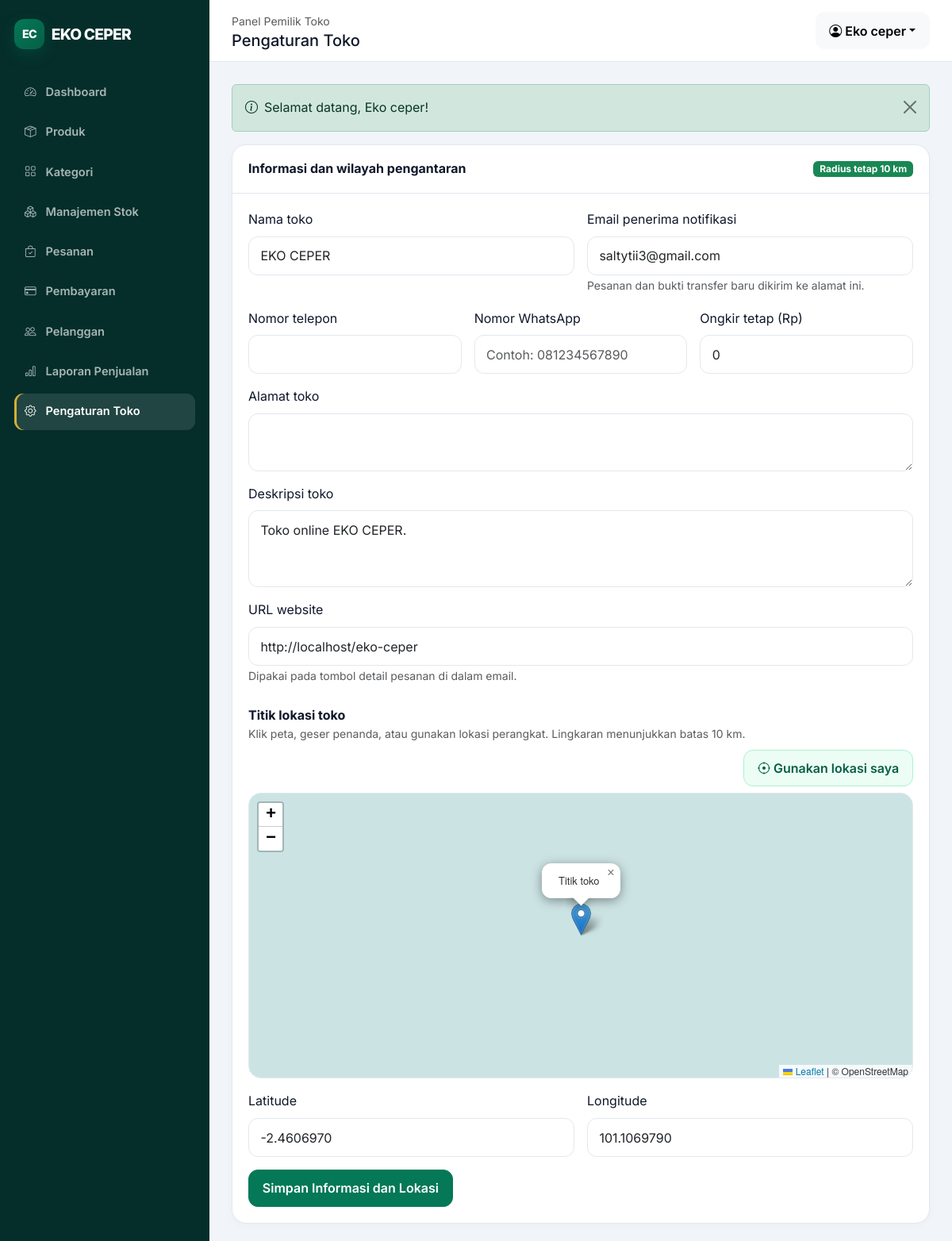
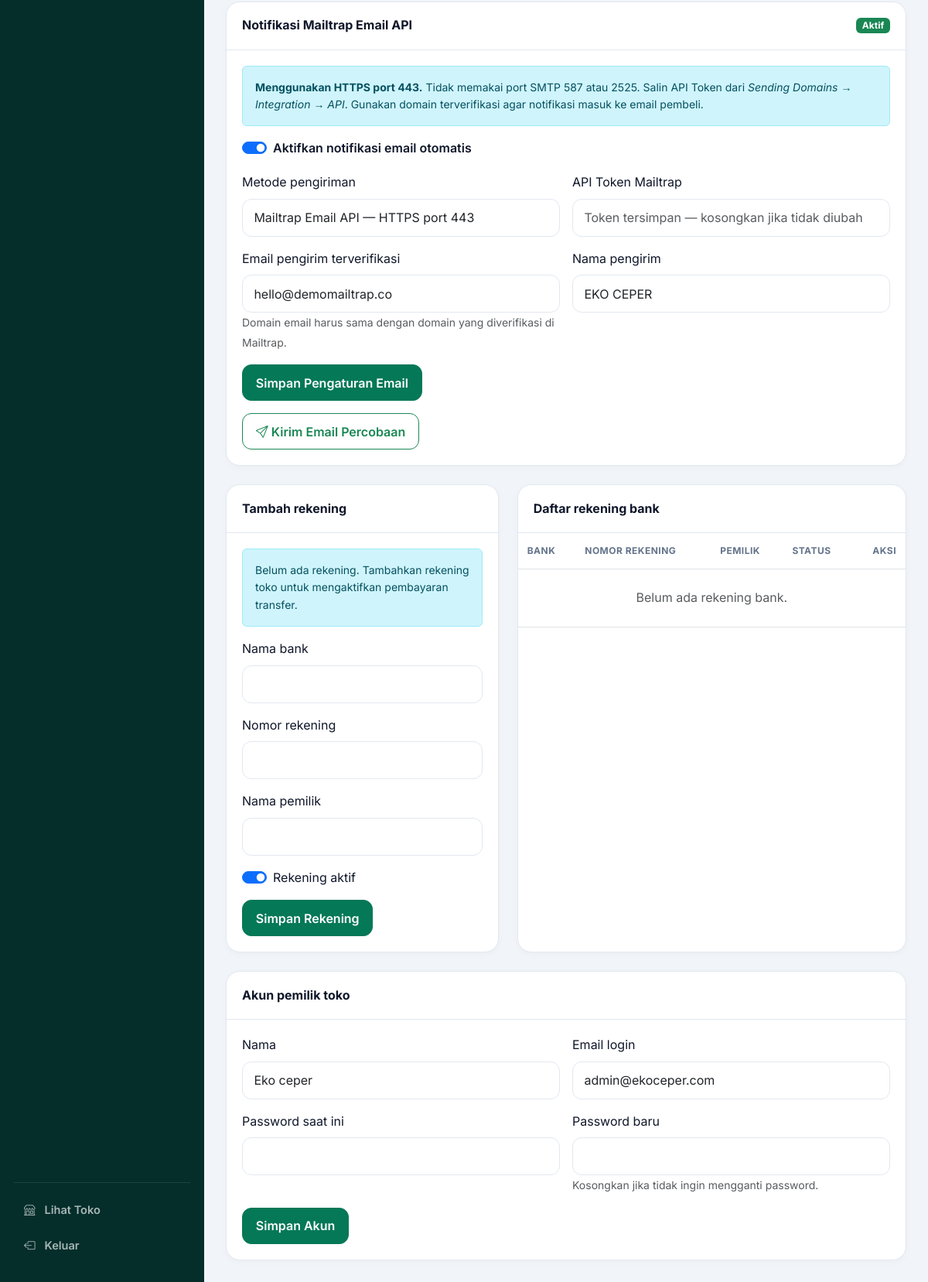
Screenshot of /admin/settings.php (signed in) with the database file from the repository (2 pictures, top to bottom).
### tables this page shows
CREATE TABLE `store_settings` (
  `id` bigint(20) UNSIGNED NOT NULL,
  `setting_key` varchar(100) NOT NULL,
  `setting_value` text DEFAULT NULL
);

CREATE TABLE `users` (
  `id` bigint(20) UNSIGNED NOT NULL,
  `name` varchar(120) NOT NULL,
  `email` varchar(190) NOT NULL,
  `phone` varchar(30) NOT NULL,
  `password` varchar(255) NOT NULL,
  `role` enum('admin','customer') NOT NULL DEFAULT 'customer',
  `login_attempts` tinyint(3) UNSIGNED NOT NULL DEFAULT 0,
  `locked_until` datetime DEFAULT NULL,
  `created_at` timestamp NOT NULL DEFAULT current_timestamp(),
  `updated_at` timestamp NOT NULL DEFAULT current_timestamp() ON UPDATE current_timestamp()
);

### includes/functions.php (called while the page is built, shortened)
<?php
function e(mixed $value): string
{
    return htmlspecialchars((string) $value, ENT_QUOTES | ENT_SUBSTITUTE, 'UTF-8');
}
function url(string $path = ''): string
{
    return rtrim(BASE_URL, '/') . ($path !== '' ? '/' . ltrim($path, '/') : '');
}
function asset(string $path): string
{
    return url('assets/' . ltrim($path, '/'));
}
function pull_flashes(): array
{
    $items = $_SESSION['flash'] ?? [];
    return $items;
}
function setting(string $key, string $default = ''): string
{
    static $cache = [];
    if (array_key_exists($key, $cache)) {
        return $cache[$key];
    }
    try {
        $stmt = db()->prepare('SELECT setting_value FROM store_settings WHERE setting_key = ? LIMIT 1');
        $stmt->execute([$key]);
        $value = $stmt->fetchColumn();
        return $cache[$key] = ($value !== false ? (string) $value : $default);
    } catch (Throwable) {
        return $default;
    }
}
function store_name(): string
{
    return setting('store_name', APP_NAME) ?: APP_NAME;
}

### config/database.php (called while the page is built, shortened)
<?php
function db(): PDO
{
    static $pdo = null;
    if ($pdo instanceof PDO) {
        return $pdo;
    }
    $host = 'localhost';
    $database = 'eko_ceper';
    $username = 'root';
    $password = '';
    try {
        $pdo = new PDO(
            "mysql:host={$host};dbname={$database};charset=utf8mb4",
            $username,
            $password,
            [
                PDO::ATTR_ERRMODE => PDO::ERRMODE_EXCEPTION,
                PDO::ATTR_DEFAULT_FETCH_MODE => PDO::FETCH_ASSOC,
                PDO::ATTR_EMULATE_PREPARES => false,
            ]
        );
    } catch (PDOException $exception) {
        error_log($exception->getMessage());
        http_response_code(500);
        exit('Koneksi database gagal. Pastikan MySQL aktif, database eko_ceper sudah dibuat, dan konfigurasi config/database.php benar.');
    }
    return $pdo;
}

### includes/auth.php (called while the page is built, shortened)
<?php
function current_user(): ?array
{
    static $loadedId = null;
    static $user = null;
    $id = (int) ($_SESSION['user_id'] ?? 0);
    if ($loadedId === $id) {
        return $user;
    }
    $stmt = db()->prepare('SELECT id, name, email, phone, role, created_at FROM users WHERE id = ? LIMIT 1');
    $stmt->execute([$id]);
    $user = $stmt->fetch() ?: null;
    $loadedId = $id;
    return $user;
}
function is_logged_in(): bool { return current_user() !== null; }
function require_login(): void
{
    if (!is_logged_in()) {
        $_SESSION['intended_url'] = $_SERVER['REQUEST_URI'] ?? url();
        flash('warning', 'Silakan masuk terlebih dahulu.');
        redirect('login.php');
    }
}
function require_admin(): void
{
    require_login();
}

### admin/settings.php (the view, shortened to what this page needs)
<?php
require_admin();
$settings = db()->query('SELECT setting_key,setting_value FROM store_settings')->fetchAll(PDO::FETCH_KEY_PAIR);
$banks = db()->query('SELECT * FROM bank_accounts ORDER BY is_active DESC,bank_name')->fetchAll();
$editBank = null;
$useLeaflet = true;
$pageTitle = 'Pengaturan Toko';
require APP_ROOT . '/includes/admin-header.php';
?>
<div class="row g-4">
    <div class="col-12">
        <div class="admin-card">
            <div class="admin-card-header"><strong>Informasi dan wilayah pengantaran</strong><span class="badge text-bg-success">Radius tetap 10 km</span></div>
            <div class="admin-card-body">
                <form method="post">
                    <div class="row g-3">
                        <div class="col-md-6"><label class="form-label">Nama toko</label><input class="form-control" name="store_name" value="<?= e($settings['store_name'] ?? APP_NAME) ?>" required></div>
                        <div class="col-md-6"><label class="form-label">Email penerima notifikasi</label><input class="form-control" type="email" name="store_email" value="<?= e($settings['store_email'] ?? '') ?>"><small class="text-muted">Pesanan dan bukti transfer baru dikirim ke alamat ini.</small></div>
                        <div class="col-md-4"><label class="form-label">Nomor telepon</label><input class="form-control" name="store_phone" value="<?= e($settings['store_phone'] ?? '') ?>"></div>
                        <div class="col-md-4"><label class="form-label">Nomor WhatsApp</label><input class="form-control" name="whatsapp_number" value="<?= e($settings['whatsapp_number'] ?? '') ?>" placeholder="Contoh: 081234567890"></div>
                        <div class="col-md-4"><label class="form-label">Ongkir tetap (Rp)</label><input class="form-control" type="number" min="0" name="shipping_cost" value="<?= e($settings['shipping_cost'] ?? 0) ?>"></div>
                        <div class="col-12"><label class="form-label">Alamat toko</label><textarea class="form-control" name="store_address" rows="2"><?= e($settings['store_address'] ?? '') ?></textarea></div>
                        <div class="col-12"><label class="form-label">Deskripsi toko</label><textarea class="form-control" name="store_description" rows="3"><?= e($settings['store_description'] ?? '') ?></textarea></div>
                        <div class="col-12"><label class="form-label">URL website</label><input class="form-control" type="url" name="app_url" value="<?= e($settings['app_url'] ?? 'http://localhost/eko-ceper') ?>" placeholder="https://tokosaya.com"><small class="text-muted">Dipakai pada tombol detail pesanan di dalam email.</small></div>
                        <div class="col-12 mt-4">
                            <div class="d-flex flex-wrap align-items-center gap-2 mb-2"><div><label class="form-label fw-bold mb-0">Titik lokasi toko</label><div class="small text-muted">Klik peta, geser penanda, atau gunakan lokasi perangkat. Lingkaran menunjukkan batas 10 km.</div></div><button class="btn btn-light-green ms-md-auto" type="button" id="storeCurrentLocation"><i class="bi bi-crosshair me-1"></i>Gunakan lokasi saya</button></div>
                            <div id="storeLocationMap" class="location-map"></div>
                        </div>
                        <div class="col-md-6"><label class="form-label">Latitude</label><input class="form-control" id="storeLatitude" name="store_latitude" value="<?= e($settings['store_latitude'] ?? '') ?>" readonly required></div>
                        <div class="col-md-6"><label class="form-label">Longitude</label><input class="form-control" id="storeLongitude" name="store_longitude" value="<?= e($settings['store_longitude'] ?? '') ?>" readonly required></div>
                        <div class="col-12"><button class="btn btn-primary">Simpan Informasi dan Lokasi</button></div>
                    </div>
                </form>
            </div>
        </div>
    </div>
    <div class="col-12">
        <div class="admin-card">
            <div class="admin-card-header"><strong>Notifikasi Mailtrap Email API</strong><span class="badge text-bg-<?= ($settings['email_enabled'] ?? '0') === '1' ? 'success' : 'secondary' ?>"><?= ($settings['email_enabled'] ?? '0') === '1' ? 'Aktif' : 'Nonaktif' ?></span></div>
            <div class="admin-card-body">
                <div class="alert alert-info small mb-3"><strong>Menggunakan HTTPS port 443.</strong> Tidak memakai port SMTP 587 atau 2525. Salin API Token dari <em>Sending Domains → Integration → API</em>. Gunakan domain terverifikasi agar notifikasi masuk ke email pembeli.</div>
                <form method="post" class="row g-3">
                    <div class="col-12"><div class="form-check form-switch"><input class="form-check-input" type="checkbox" name="email_enabled" id="emailEnabled" value="1" <?= ($settings['email_enabled'] ?? '0') === '1' ? 'checked' : '' ?>><label class="form-check-label fw-semibold" for="emailEnabled">Aktifkan notifikasi email otomatis</label></div></div>
                    <div class="col-md-6"><label class="form-label">Metode pengiriman</label><input class="form-control" value="Mailtrap Email API — HTTPS port 443" readonly></div>
                    <div class="col-md-6"><label class="form-label">API Token Mailtrap</label><input class="form-control" type="password" name="mailtrap_api_token" autocomplete="new-password" placeholder="<?= !empty($settings['smtp_password']) && ($settings['email_transport'] ?? '') === 'mailtrap_api' ? 'Token tersimpan — kosongkan jika tidak diubah' : 'Tempel API Token Mailtrap' ?>"></div>
                    <div class="col-md-6"><label class="form-label">Email pengirim terverifikasi</label><input class="form-control" type="email" name="smtp_from_email" value="<?= e($settings['smtp_from_email'] ?? '') ?>" placeholder="notifikasi@domainanda.com" required><small class="text-muted">Domain email harus sama dengan domain yang diverifikasi di Mailtrap.</small></div>
                    <div class="col-md-6"><label class="form-label">Nama pengirim</label><input class="form-control" name="smtp_from_name" value="<?= e($settings['smtp_from_name'] ?? store_name()) ?>" required></div>
                    <div class="col-12"><button class="btn btn-primary">Simpan Pengaturan Email</button></div>
                </form>
                <form method="post" class="mt-3">
                    <button class="btn btn-outline-success" data-confirm="Kirim email percobaan ke email toko?"><i class="bi bi-send me-1"></i>Kirim Email Percobaan</button>
                </form>
            </div>
        </div>
    </div>
    <div class="col-xl-5">
        <div class="admin-card h-100">
            <div class="admin-card-header"><strong><?= $editBank ? 'Edit' : 'Tambah' ?> rekening</strong></div>
            <div class="admin-card-body">
                <?php if (!$banks): ?><div class="alert alert-info small">Belum ada rekening. Tambahkan rekening toko untuk mengaktifkan pembayaran transfer.</div><?php endif; ?>
                <form method="post">
                    <div class="mb-3"><label class="form-label">Nama bank</label><input class="form-control" name="bank_name" value="<?= e($editBank['bank_name'] ?? '') ?>" required></div>
                    <div class="mb-3"><label class="form-label">Nomor rekening</label><input class="form-control" name="account_number" value="<?= e($editBank['account_number'] ?? '') ?>" required></div>
                    <div class="mb-3"><label class="form-label">Nama pemilik</label><input class="form-control" name="account_holder" value="<?= e($editBank['account_holder'] ?? '') ?>" required></div>
                    <div class="form-check form-switch mb-3"><input class="form-check-input" type="checkbox" name="is_active" value="1" <?= !isset($editBank) || $editBank['is_active'] ? 'checked' : '' ?>><label class="form-check-label">Rekening aktif</label></div>
                    <button class="btn btn-primary">Simpan Rekening</button>
                </form>
            </div>
        </div>
    </div>
    <div class="col-xl-7">
        <div class="admin-card h-100">
            <div class="admin-card-header"><strong>Daftar rekening bank</strong></div>
            <div class="table-responsive">
                <table class="table align-middle mb-0">
                    <thead><tr><th>Bank</th><th>Nomor Rekening</th><th>Pemilik</th><th>Status</th><th class="text-end">Aksi</th></tr></thead>
                    <tbody>
                    <?php if (!$banks): ?><tr><td colspan="5" class="text-center text-muted py-4">Belum ada rekening bank.</td></tr><?php endif; ?>
                    </tbody>
                </table>
            </div>
        </div>
    </div>
    <div class="col-12">
        <div class="admin-card">
            <div class="admin-card-header"><strong>Akun pemilik toko</strong></div>
            <div class="admin-card-body">
                <form method="post" class="row g-3">
                    <div class="col-md-6"><label class="form-label">Nama</label><input class="form-control" name="name" value="<?= e(current_user()['name']) ?>" required></div>
                    <div class="col-md-6"><label class="form-label">Email login</label><input class="form-control" type="email" name="email" value="<?= e(current_user()['email']) ?>" required></div>
                    <div class="col-md-6"><label class="form-label">Password saat ini</label><input class="form-control" type="password" name="current_password" required></div>
                    <div class="col-md-6"><label class="form-label">Password baru</label><input class="form-control" type="password" name="new_password" minlength="8"><small class="text-muted">Kosongkan jika tidak ingin mengganti password.</small></div>
                    <div class="col-12"><button class="btn btn-primary">Simpan Akun</button></div>
                </form>
            </div>
        </div>
    </div>
</div>
<?php require APP_ROOT . '/includes/admin-footer.php'; ?>

### includes/admin-header.php (shortened to what this page needs)
<?php
$pageTitle = $pageTitle ?? 'Dashboard';
?>
<!doctype html>
<html lang="id">
<head>
    <title><?= e($pageTitle) ?> | Admin <?= e(store_name()) ?></title>
    <link href="https://cdn.jsdelivr.net/npm/bootstrap@5.3.3/dist/css/bootstrap.min.css" rel="stylesheet">
    <link href="https://cdn.jsdelivr.net/npm/bootstrap-icons@1.11.3/font/bootstrap-icons.css" rel="stylesheet">
    <?php if (!empty($useLeaflet)): ?><link href="https://unpkg.com/leaflet@1.9.4/dist/leaflet.css" rel="stylesheet"><?php endif; ?>
    <link href="<?= asset('css/style.css') ?>" rel="stylesheet"><link href="<?= asset('css/admin.css') ?>" rel="stylesheet">
</head>
<body class="admin-body">
<?php require APP_ROOT . '/includes/admin-sidebar.php'; ?>
<div class="admin-main">
    <header class="admin-topbar"><div><small class="text-muted">Panel Pemilik Toko</small><h5 class="mb-0"><?= e($pageTitle) ?></h5></div><div class="ms-auto dropdown"><button class="btn btn-light dropdown-toggle" data-bs-toggle="dropdown"><i class="bi bi-person-circle me-1"></i><?= e(current_user()['name']) ?></button></div></header>
    <div class="admin-content">
    <?php foreach (pull_flashes() as $item): ?><div class="alert alert-<?= e($item['type']) ?> alert-dismissible fade show"><i class="bi bi-info-circle me-2"></i><?= e($item['message']) ?><button class="btn-close" data-bs-dismiss="alert"></button></div><?php endforeach; ?>

### includes/admin-sidebar.php (shortened to what this page needs)
<?php $current = basename($_SERVER['PHP_SELF'] ?? ''); ?>
<aside class="admin-sidebar" id="adminSidebar">
    <a class="brand-mark text-white" href="<?= url('admin/index.php') ?>"><span>EC</span> <?= e(store_name()) ?></a>
    <nav class="admin-nav">
        <?php
        $links = [
            ['index.php','speedometer2','Dashboard'], ['products.php','box-seam','Produk'],
            ['categories.php','grid','Kategori'], ['stock.php','boxes','Manajemen Stok'],
            ['orders.php','bag-check','Pesanan'], ['payments.php','credit-card','Pembayaran'],
            ['customers.php','people','Pelanggan'], ['reports.php','bar-chart','Laporan Penjualan'],
            ['settings.php','gear','Pengaturan Toko'],
        ];
        foreach ($links as [$file,$icon,$label]): ?>
            <a class="<?= $current === $file ? 'active' : '' ?>" href="<?= url('admin/' . $file) ?>"><i class="bi bi-<?= $icon ?>"></i><span><?= $label ?></span></a>
        <?php endforeach; ?>
    </nav>
    <div class="sidebar-footer"><a href="<?= url() ?>"><i class="bi bi-shop"></i> Lihat Toko</a><form action="<?= url('logout.php') ?>" method="post"><?= csrf_field() ?><button><i class="bi bi-box-arrow-left"></i> Keluar</button></form></div>
</aside>

### rows the page displays
store_settings: setting_value "EKO CEPER"
users: name "Eko ceper", email "admin@ekoceper.com"

### other values shown
$label "Dashboard"
$label "Produk"
$label "Kategori"
$label "Manajemen Stok"
$label "Pesanan"
$label "Pembayaran"
$label "Pelanggan"
$label "Laporan Penjualan"
$label "Pengaturan Toko"
$pageTitle "Pengaturan Toko"
$item['message'] "Selamat datang, Eko ceper!"
